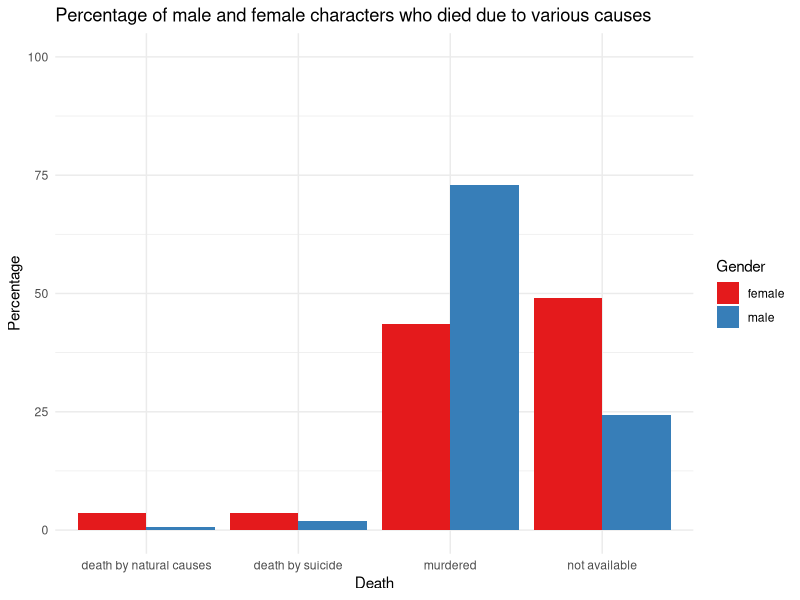
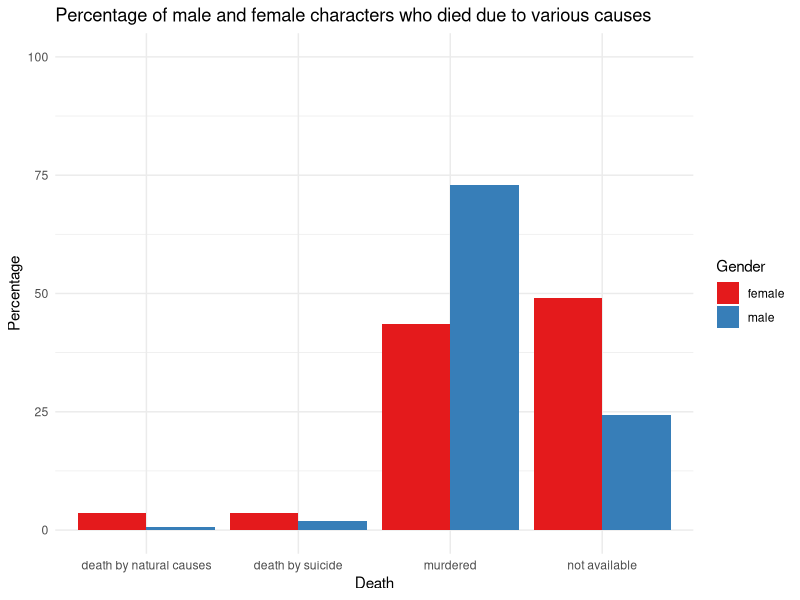

Generate these figures, in order, with R:
library(tidyverse)
library(ggplot2)

#Importing csv file into a dataframe
updated_death_categories <- read.csv("GOT_updated_death_categories.csv")
#View(updated_death_categories)

#making a table of frequency of deaths by various causes by gender.
table_gender_death <-  table(updated_death_categories$gender, updated_death_categories$death_category)
#print(table_gender_death)

#converting the table into a dataframe and adding column names
dtf = as.data.frame(table_gender_death)
names(dtf) = c("Gender", "Death", "Frequency")
#print(dtf)

#making a separate data frame to calculate %female deaths per category.
female_deaths <- filter(dtf, Gender == 'female') 
female_deaths <-  mutate(female_deaths, Percentage = Frequency*100/sum(Frequency))
#print(female_deaths)

#making a separate data frame to calculate %male deaths per category.
male_deaths <- filter(dtf, Gender == 'male') 
male_deaths <-  mutate(male_deaths, Percentage = Frequency*100/sum(Frequency))
#print(male_deaths)

#concatenating the male and female data frames
death_gender <- rbind(female_deaths, male_deaths)
#print(death_gender)

#plot
gender_death_plot <- death_gender |> ggplot(aes(x = Death, y = Percentage)) +
  geom_bar(stat = 'identity', aes(fill = Gender), position = 'dodge') +
  scale_fill_brewer(palette = "Set1") +
  ylim(0, 100)+
  labs(title = "Percentage of male and female characters who died due to various causes")+
  theme_minimal()
  
print(gender_death_plot)
ggsave(gender_death_plot, filename = "death_cause_gender.png")
